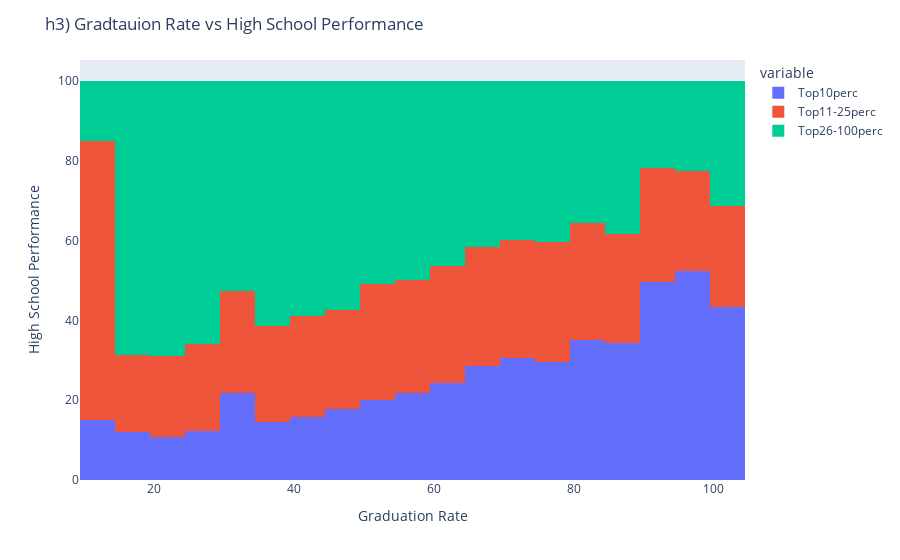

Notebook source saved alongside this figure:
### Markdown cell above
*h3) Past Performance vs Graduation Rates*\
Continuing the graduation rate examination I wanted to see if\
past performance of students was good indicator for chance of\
graduating.\
I was planning to use a bar plot, but I decided on a histogram\ 
instead as it has built in bin functionality.

### Code cell
# h3)

# Removing the top 10 percentile from the 25 percentile, turning
# them in to two distinct layers without overlap.
college["Top11-25perc"] = college["Top25perc"]-college["Top10perc"]

# I wanted to fill out the graph with the student that 
# did not graduate from the top 25 percentile 
college["Top26-100perc"] = 100-college["Top25perc"]

fig = px.histogram(college, nbins=40, x="Grad.Rate", y=["Top10perc", "Top11-25perc", "Top26-100perc"], histfunc="avg" )
fig.update_layout( title='h3) Gradtauion Rate vs High School Performance',
                   xaxis_title='Graduation Rate',
                   yaxis_title='High School Performance')
fig.show()

### Figure 1 — Plotly figure (JSON) as saved in the notebook; plotly's stock layout.template omitted (floating-point values rounded to 4 significant figures; data arrays with more than 128 entries replaced by an {"elided": "..."} marker saying what was removed)
{"data": [{"alignmentgroup": "True", "bingroup": "x", "histfunc": "avg", "hovertemplate": "variable=Top10perc<br>Grad.Rate=%{x}<br>avg of value=%{y}<extra></extra>", "legendgroup": "Top10perc", "marker": {"color": "#636efa", "pattern": {"shape": ""}}, "name": "Top10perc", "nbinsx": 40, "offsetgroup": "Top10perc", "orientation": "v", "showlegend": true, "type": "histogram", "x": {"elided": "777 int values"}, "xaxis": "x", "y": {"elided": "777 int values"}, "yaxis": "y"}, {"alignmentgroup": "True", "bingroup": "x", "histfunc": "avg", "hovertemplate": "variable=Top11-25perc<br>Grad.Rate=%{x}<br>avg of value=%{y}<extra></extra>", "legendgroup": "Top11-25perc", "marker": {"color": "#EF553B", "pattern": {"shape": ""}}, "name": "Top11-25perc", "nbinsx": 40, "offsetgroup": "Top11-25perc", "orientation": "v", "showlegend": true, "type": "histogram", "x": {"elided": "777 int values"}, "xaxis": "x", "y": {"elided": "777 int values"}, "yaxis": "y"}, {"alignmentgroup": "True", "bingroup": "x", "histfunc": "avg", "hovertemplate": "variable=Top26-100perc<br>Grad.Rate=%{x}<br>avg of value=%{y}<extra></extra>", "legendgroup": "Top26-100perc", "marker": {"color": "#00cc96", "pattern": {"shape": ""}}, "name": "Top26-100perc", "nbinsx": 40, "offsetgroup": "Top26-100perc", "orientation": "v", "showlegend": true, "type": "histogram", "x": {"elided": "777 int values"}, "xaxis": "x", "y": {"elided": "777 int values"}, "yaxis": "y"}], "layout": {"barmode": "relative", "legend": {"title": {"text": "variable"}, "tracegroupgap": 0}, "margin": {"t": 60}, "title": {"text": "h3) Gradtauion Rate vs High School Performance"}, "xaxis": {"anchor": "y", "domain": [0, 1], "title": {"text": "Graduation Rate"}}, "yaxis": {"anchor": "x", "domain": [0, 1], "title": {"text": "High School Performance"}}}}
